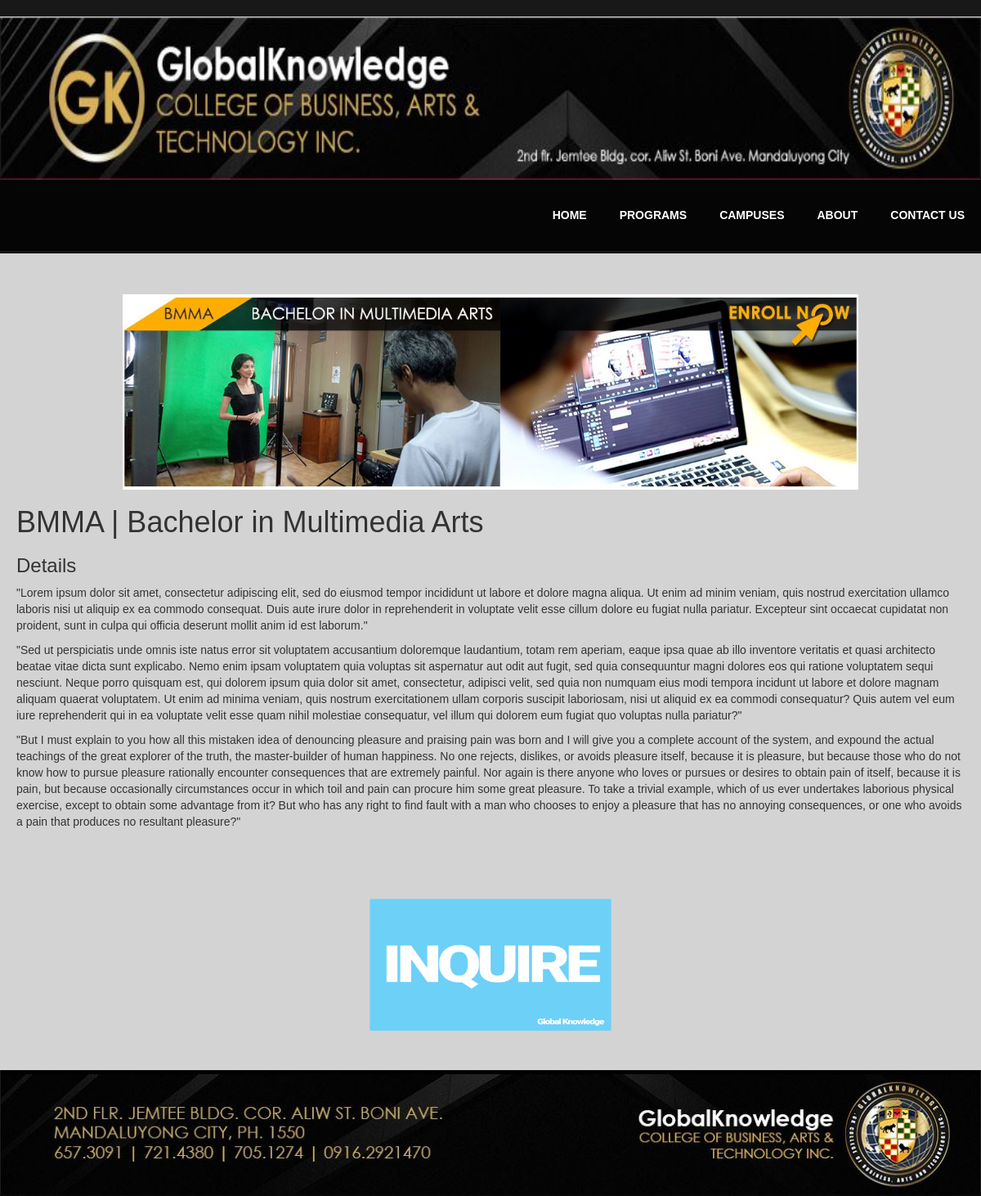
Screenshot of /Programs/1/ with the database file from the repository.
### programs/models.py (models this page shows, shortened)
class Program(models.Model):
    program_name = models.CharField(max_length=250)
    program_image = models.ImageField(upload_to='images/programs', blank=True)

class ProgramContent(models.Model):
    program = models.ForeignKey(Program, on_delete=models.CASCADE)
    content = models.TextField(max_length=10000)
    content_image = models.ImageField(upload_to='images/programs/content', blank=True)

### programs/views.py (the view)
# urls.py: re_path(r'^(?P<campus_id>[0-9]+)/$', views.detail, name='detail'),
def detail(request, program_id):
    program = get_object_or_404(Program, pk=program_id)
    return render(request, 'Programs/detail.html', {'program': program})

### GKWeb/all_mod.py (called while the page is built)
def program_nav(request):
    pn = Program.objects.all()
    return {'pn': pn}

def campus_nav(request):
    cn = Campus.objects.all()
    return {'cn': cn}

### programs/templates/programs/detail.html (shortened to what this page needs)
{% extends 'GKWeb/base.html' %}
{% block body %}
{% load staticfiles %}
    <link rel="stylesheet" type="text/css" href="{% static 'programs/style.css' %}"/>
    <div class="info">
    <img src="{{program.program_image.url}}">
    <h1>{{program.program_name}}</h1>
    <h3>Details</h3>
    {% for paragraph in program.programcontent_set.all%}
        <p>
            {{paragraph.content|escape|linebreaks}}
        </p>
    {% endfor %}
    </div>
    <div  class="inquire_btn"><a href="{% url 'contactUs:contact_create_view' %}"><img src="{% static 'programs/images/inquire_btn.png' %}" alt=""></a> </div>
{% endblock %}

### GKWeb/static/base/style.css (style rules this page uses)
body { margin:0 !important; padding: 0 !important; font-family:sans-serif !important; max-width: 1200px !important; margin:auto !important; background:#181818 !important; }

### GKWeb/static/programs/style.css (style rules this page uses)
.info { margin:20px; padding-bottom: 40px; }
.info img { display: block; margin-left: auto; margin-right: auto; padding-top: 50px; max-width: 900px; }
.inquire_btn { padding-bottom: 50px; }
.inquire_btn img { display: block; margin-left: auto; margin-right:auto; margin-top: 30px; width:300px; }

### rows the page displays
Program: program_image (picture), program_name "BMMA | Bachelor in Multimedia Arts"
ProgramContent: content "\"Lorem ipsum dolor sit amet, consectetur adipiscing elit, sed do eiusmod tempor incididunt ut labore et dolore magna aliqua. Ut enim ad minim veniam, quis nostrud exercitation ullamco laboris nisi ut aliquip ex ea commodo consequat. Duis aute irure dolor in reprehenderit in voluptate velit esse cillum dolore eu fugiat nulla pariatur. Excepteur sint occaecat cupidatat non proident, sunt in culpa qui officia deserunt mollit anim id est laborum.\" \"Sed ut perspiciatis unde omnis iste natus error sit voluptatem accusantium doloremque laudantium, totam rem aperiam, eaque ipsa quae ab illo inventore veritatis et quasi architecto beatae vitae dicta sunt explicabo. Nemo enim ipsam voluptatem quia…"
